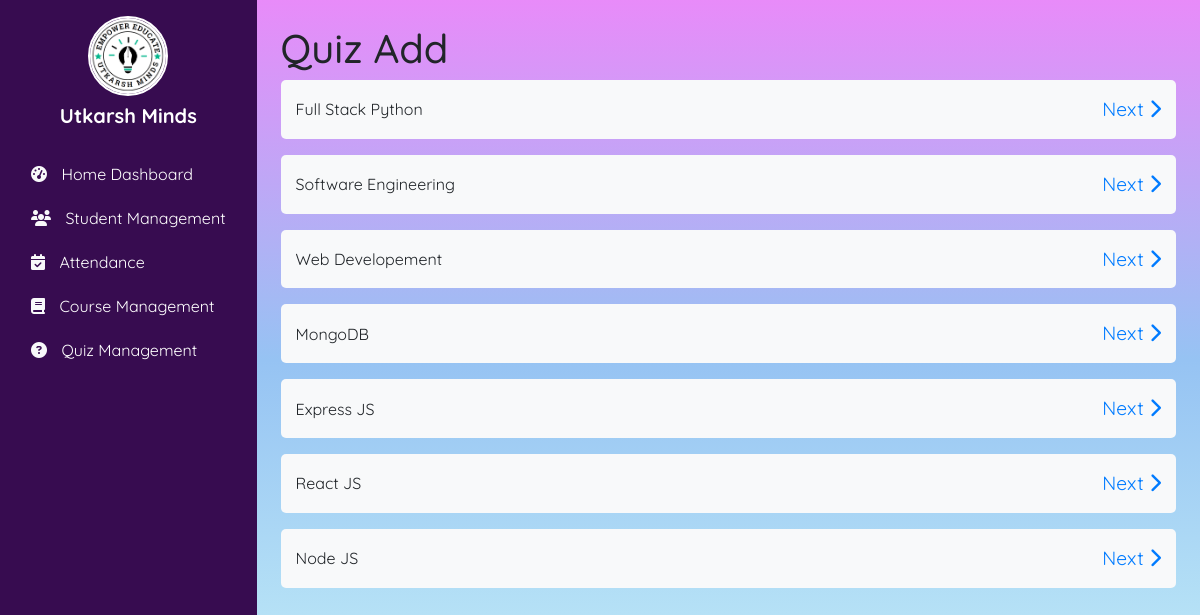
Before: /quizmgt/quiz_add with the older database file.
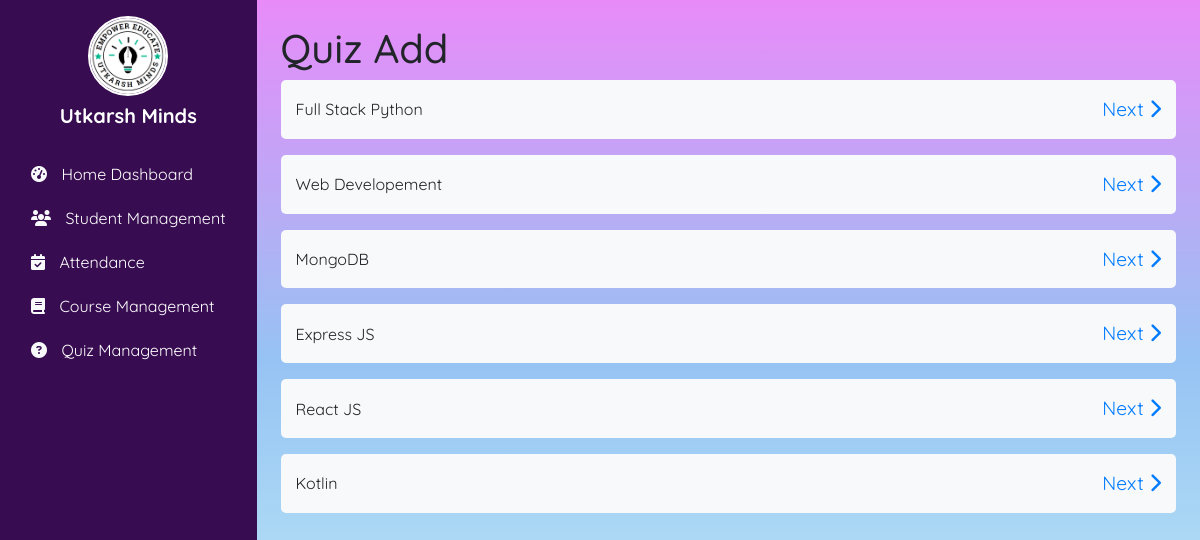
After: the same page with the newer database file.
### coursemgt/models.py (models this page shows)
class Course(models.Model):
    c_id = models.TextField(primary_key=True)
    cname = models.CharField(max_length=255)
    cduration = models.IntegerField()
    def __str__(self):
        return self.cname

### quizmgt/views.py (the view)
# urls.py: path("quiz_add", views.quiz_add, name="quiz_add"),
def quiz_add(request):
    courses = Course.objects.all()
    return render(request, "quizmgt/quiz_add.html",{'courses':courses})

### dump/quizmgt/templates/quizmgt/quiz_add.html (shortened to what this page needs)
{% extends "base.html" %}
{% block body %}
<h1>Quiz Add</h1>
<div class="list-group">
    {% for c in courses %}
    <div class="d-flex justify-content-between align-items-center mb-3 course-list-item">
        <span>{{c}}</span>
        <a href="/quizmgt/subject_select/{{ c.c_id }}" class="next-btn">
            Next <i class="fa-solid fa-chevron-right"></i>
        </a>
    </div>
    {% endfor %}
</div>
{% endblock body %}

Changed rows visible on the page:
removed Course: cname "Software Engineering"
removed Course: cname "Node JS"
added Course: cname "Kotlin"
